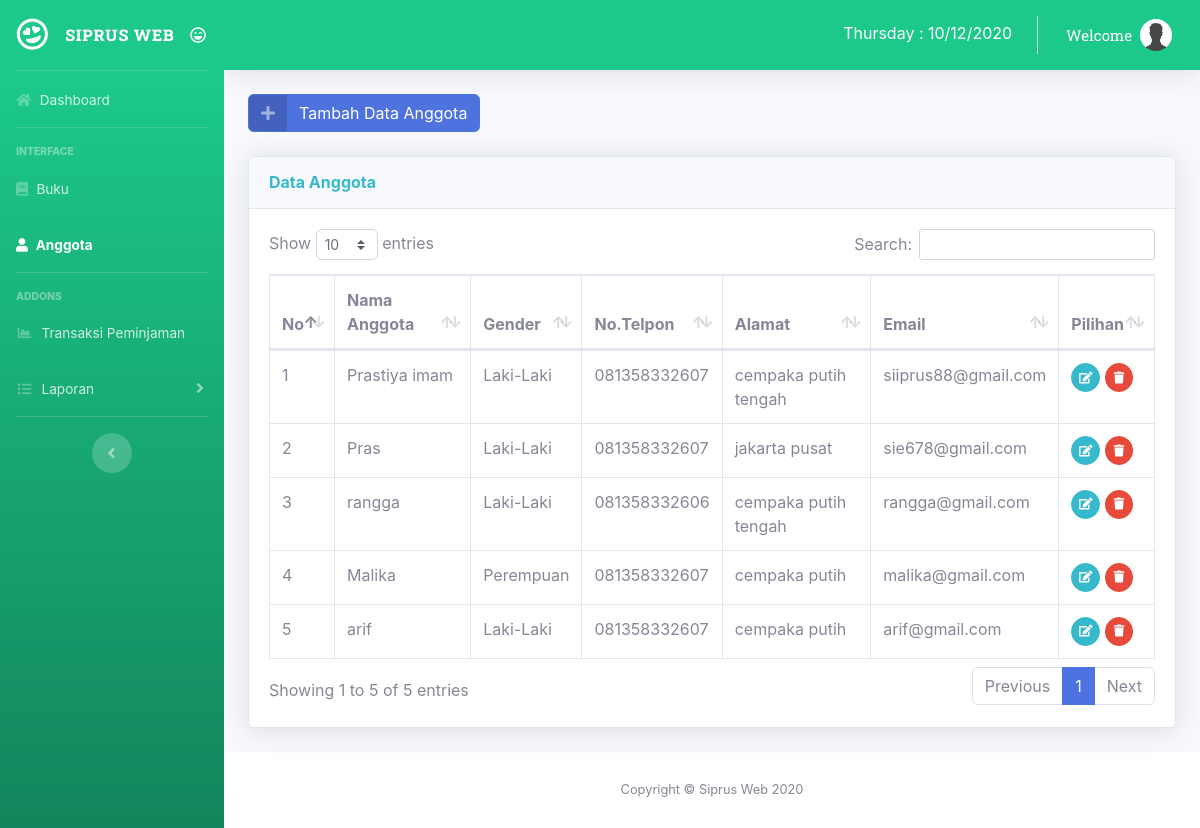
Screenshot of /index.php/admin/anggota with the database file from the repository.
### tables this page shows
CREATE TABLE `anggota` (
  `id_anggota` int(11) NOT NULL,
  `nama_anggota` varchar(50) NOT NULL,
  `gender` enum('Laki-Laki','Perempuan') NOT NULL,
  `no_telp` varchar(20) NOT NULL,
  `alamat` varchar(50) NOT NULL,
  `email` varchar(30) NOT NULL,
  `password` varchar(20) NOT NULL
);

### application/controllers/Admin.php (called while the page is built, shortened)
<?php
class Admin extends CI_Controller
{
  function anggota()
  {
    $data['title'] = 'Daftar Anggota';
    $data['user'] = $this->db->get_where('user', ['email' => $this->session->userdata('email')])->row_array();
    $data['anggota'] = $this->M_perpus->get_data('anggota')->result();
    $this->load->view('admin/header', $data);
    $this->load->view('admin/anggota', $data);
    $this->load->view('admin/footer');
  }
}

### index.php (called while the page is built, shortened)
<?php
require_once BASEPATH.'core/CodeIgniter.php';

### application/models/M_perpus.php (called while the page is built, shortened)
<?php
class M_perpus extends CI_model
{
	function get_data($table)
	{
		return $this->db->get($table);
	}
}
?>

### application/views/admin/anggota.php (the view, shortened to what this page needs)
<div class="container-fluid">
                 <a href="<?php echo base_url().'admin/tambah_anggota'; ?>"  class="btn btn-primary btn-icon-split"> <span class="icon text-white-50">
                     <i class="fas fa-plus"></i>
                   </span>
                   <span class="text" >Tambah Data Anggota</span></a>
           <br>
           <br>
         <div class="card shadow mb-4">
           <div class="card-header py-3">
             <h6 class="m-0 font-weight-bold text-info">Data Anggota</h6>
           </div>
           <div class="card-body">
             <div class="table-responsive">
               <table class="table table-bordered" id="dataTable" width="100%" cellspacing="0">
                 <thead>
                   <tr>
                     <th>No</th>
                     <th>Nama Anggota</th>
                     <th>Gender</th>
                     <th>No.Telpon</th>
                     <th>Alamat</th>
                     <th>Email</th>
                     <th>Pilihan</th>
                     </tr>
                 </thead>
                 <tbody>
                   <?php
                       $no = 1;
                       foreach ($anggota as $a) {
                       ?>
                       <tr>
                       <td><?php echo $no++; ?></td>
                       <td><?php echo $a->nama_anggota ?></td>
                       <td><?php echo $a->gender ?></td>
                       <td><?php echo $a->no_telp ?></td>
                       <td><?php echo $a->alamat ?></td>
                       <td><?php echo $a->email ?></td>
                       <td nowrap="nowrap">
                       <a href="<?php echo
                       base_url().'admin/edit_anggota/'.$a->id_anggota; ?>" class="btn btn-info btn-circle btn-sm">
                       <i class="fas fa-edit"></i>
                       </a>
                       <a href="<?php echo
                       base_url().'admin/hapus_anggota/'.$a->id_anggota; ?>" class="btn btn-danger btn-circle btn-sm">
                       <i class="fas fa-trash"></i>
                       </a>
                       </td>
                       </tr>
                       <?php } ?>
                       </tbody>
               </table>
             </div>
           </div>
         </div>
       </div>

### rows the page displays
anggota: nama_anggota "Prastiya imam", gender "Laki-Laki", no_telp "081358332607", alamat "cempaka putih tengah", email "siiprus88@gmail.com"
anggota: nama_anggota "Pras", gender "Laki-Laki", no_telp "081358332607", alamat "jakarta pusat", email "sie678@gmail.com"
anggota: nama_anggota "rangga", gender "Laki-Laki", no_telp "081358332606", alamat "cempaka putih tengah", email "rangga@gmail.com"
anggota: nama_anggota "Malika", gender "Perempuan", no_telp "081358332607", alamat "cempaka putih", email "malika@gmail.com"
anggota: nama_anggota "arif", gender "Laki-Laki", no_telp "081358332607", alamat "cempaka putih", email "arif@gmail.com"
